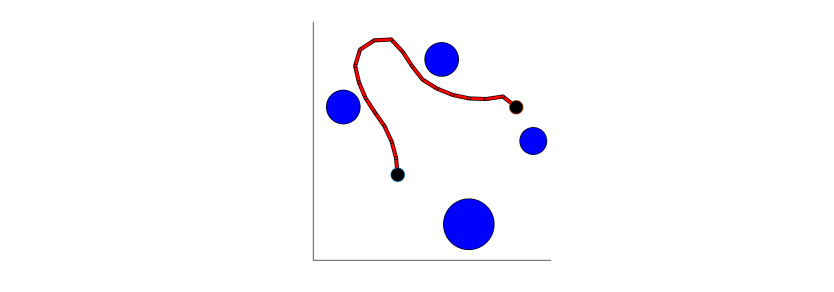
%> input picture simulator/startI.png, 1667 x 583 px (shown at 1/2 size)
$ octave images.m   (GNU Octave 9; MATLAB toolbox functions it lacks are replaced by stand-ins)
%> lines starting %> are read from the running program, lines starting %| are printed output that depends on the picture; in (x1, y1, x2, y2) boxes, pixels count from 0 and x2, y2 are one past the last pixel; in counts of white or black regions, pixels touching at a corner belong together; the program's own positions count from 1
clear all
clc

%%

I1 = imread('startI.png');
%> I1 is the input picture: size 583x1667x3 uint8; mean R, G, B 249, 248.2, 252.7
I2 = imread('goalI.png');
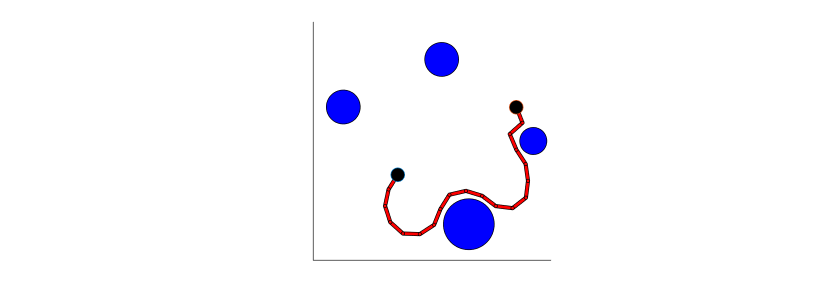
%> input picture simulator/goalI.png, 1667 x 583 px (shown at 1/2 size)
%> I2 is the input picture: size 583x1667x3 uint8; mean R, G, B 249, 248.2, 252.7

% [4 lines of commented-out code are left out]

I1 = imcrop(I1, [629 44 1102-629 518-44]);
%> I1: size 475x474x3 uint8
I2 = imcrop(I2, [629 44 1102-629 518-44]);
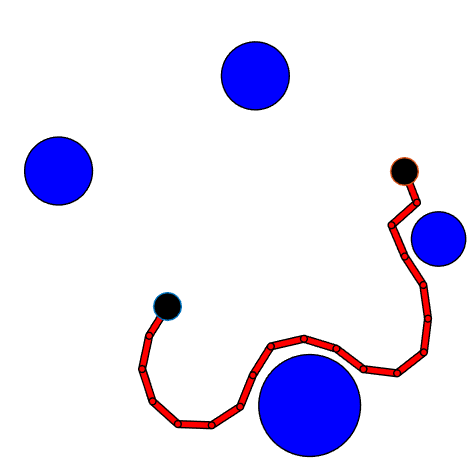
%> I2: size 475x474x3 uint8; mean R, G, B 230.6, 227.2, 246.5; mean of the top-left, top-right, bottom-left and bottom-right quarters 241, 237.1, 246.8, 214.1
%
% I1 = imresize(I1, .8);
% I2 = imresize(I2, .8);
I1 = imresize(I1, [300 474]);
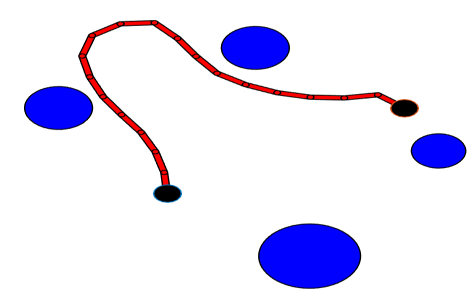
%> I1: size 300x474x3 uint8; mean R, G, B 230.5, 227.2, 246.4
I2 = imresize(I2, [300 474]);
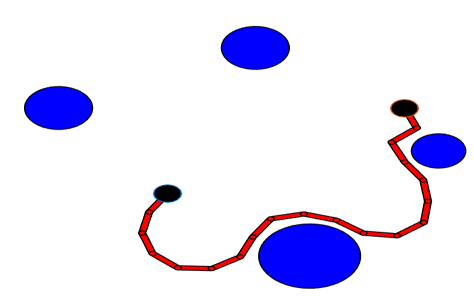
%> I2: size 300x474x3 uint8; mean R, G, B 230.5, 227.2, 246.4; mean of the top-left, top-right, bottom-left and bottom-right quarters 241, 237, 246.7, 214.1

imshow(I1)
%%

for j = 0:3
    for i = 1:size(I1,2)
        I1(1+j,i,:) = [0 0 0];
        I1(end-j,i,:) = [0 0 0];
        I2(1+j,i,:) = [0 0 0];
        I2(end-j,i,:) = [0 0 0];
    end

    for i = 1:size(I1,1)
        I1(i,1+j,:) = [0 0 0];
        I1(i,end-j,:) = [0 0 0];
        I2(i,1+j,:) = [0 0 0];
        I2(i,end-j,:) = [0 0 0];
    end
end
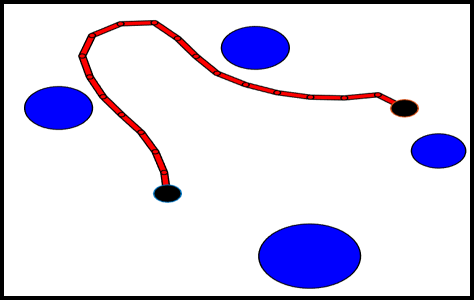
%> I1: size 300x474x3 uint8; 4.31% of pixels changed, all inside (x1, y1, x2, y2) = (0, 0, 474, 300)
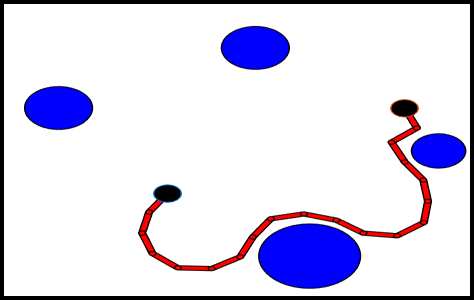
%> I2: size 300x474x3 uint8; 4.31% of pixels changed, all inside (x1, y1, x2, y2) = (0, 0, 474, 300)

I = [I1 I2];

I = insertText(I,[0 -10],'(a)','FontSize',50,'BoxColor',...
    'w','BoxOpacity',0,'TextColor','black');
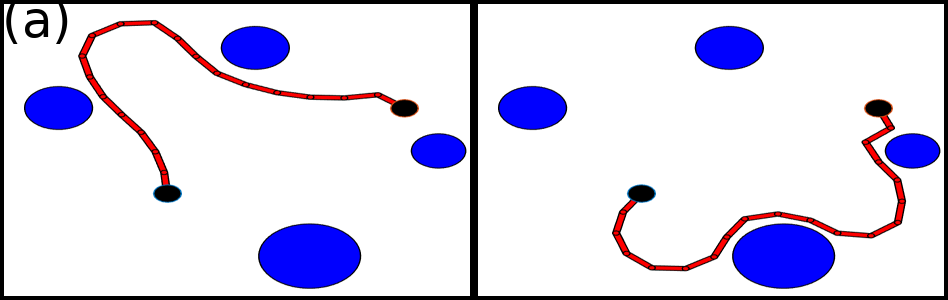
%> I: size 300x948x3 uint8; mean R, G, B 218.9, 215.5, 234.8

imshow(I);

imwrite(I, 'envI.png');
